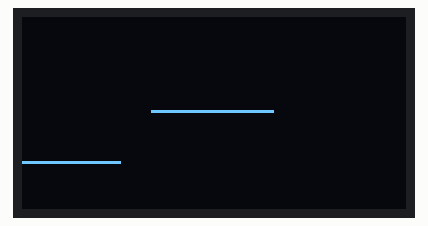
Recording of a sketch running on a simulated Arduino Uno, built with avr-gcc and run on an emulated ATmega328P. Parts: 128×64 one-colour display.

Above: at 0.05 s.
At 4.84 s:
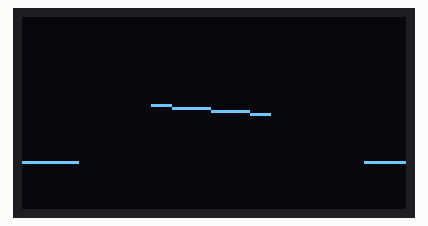
At 9.52 s:
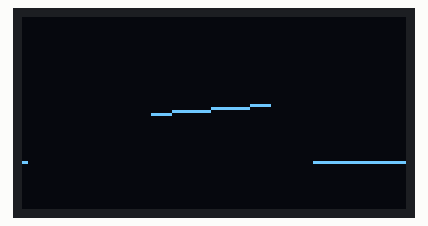
At 19.05 s:
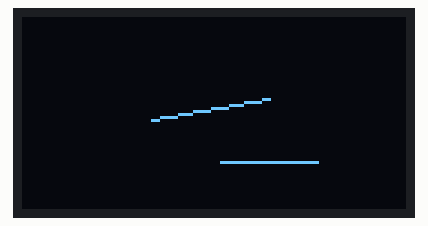
At 28.59 s:
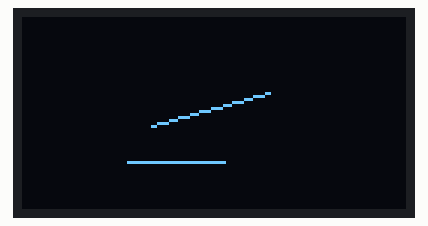
At 38.1 s:
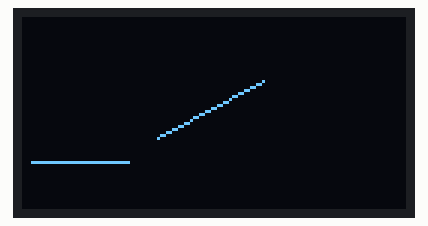

The sketch:

MyAnimationOLEDTest3.ino
```cpp
#include <U8glib.h>

U8GLIB_SSD1306_128X64 oled(U8G_I2C_OPT_NONE);

int a, c, d, frame,totalFrames;
float pi = 3.1415926535897;
float one = 12; // if datatype is float, will run smoothly,
                // if datatype is int, will severely lower framerate

void setup() {
    frame = 0;
    totalFrames = 128;
}

void loop(void) {
  oled.firstPage();
  do {
    draw();
  } while(oled.nextPage());
  a++;
  frame++;
  if (frame>96&&frame<=160) {
    d++;
    if (frame>128&&frame<=160) {
      c++;
    }
  }
  if (frame>127) {
    c, d = 0;
  }
  if (frame>127) {
    //For whatever reason frame has to be assigned 0 after c and d
    frame = 0;
  }
}

void draw(void) {
  oled.drawLine(20*cos(a/one)+63,20*sin(a/one)+31,
  -20*cos(a/one)+63,-20*sin(a/one)+31);
  oled.drawLine(frame,48,frame+32,48);
  if (frame>96) {
    oled.drawLine(c,48,d,48);
  }
}
```

projeckt.c
```cpp
// 1: Koda spelet så det är funktionellt med knapparna.

// 2: Koda så spelet är funktionellt med acc och gyro.


//Spelarens storlek är 8x8
//Spelplanen 24 rader och 14 kolumner.


//Spelet kör i en virutuell spelplan
//Vi uppdaterar spelplanen hela tiden


//Function: Spelet
    //Function. Game interface tryck knapp för att starta.
        //Function: Får in data med info om rörelse som uppdaterar "spelarens pos" temporära position.
            //Function: som kollar om vi befinner oss innanför boxen i den virutella spelpalnen.
            //Function: IF utanför, börja blinka. Else, pass.
            //Function: Make temporära position, till current positon och uppdaterar spelplanen.
            //Function: som uppdaterar OLED

/*
Meny (när man inte är i ett spel)

Vill du starta spelet. Tryck på kanpp 1.
Vill du starta om spelet. Tryck på knapp 1.

*/

void menu (){

}

/*
Spelet.


Functionen kommer ligga i menu.
Håll dig innanför ramen och du får poäng.
Är du utanför mer än 3 sekunder förlorar du.
Alla spel essentiella funktioner kommer ligg i denna


*/

void game (){

}

/*
Uppdatera spelplanen.

Hämtar data vart spelaren vill röra sig.
Subrutin som kollar om det är en krock, om inte.
Sätter positionen till 000.
Sätter tidigare position till 255.
Uppdaterar displayens input.
*/

void update (){

}


/*
Subrutin, krockhaterare.

Om den nya positionen inte 255 betyder det att vi har hamnat på en krock.
Här börjar den blinka som fan.
Fastnar i subrutinen till den lyckas ta sig till ett "leagal" position.
*/

void dangerZone (){

}
```
